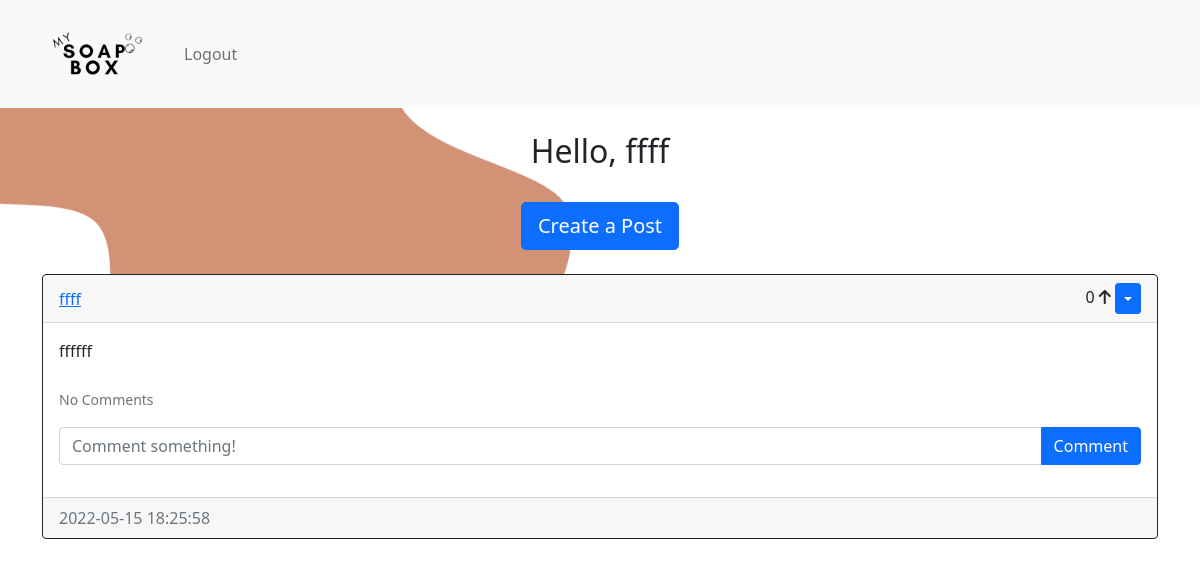
The page /home (signed in) on the database as committed earlier.
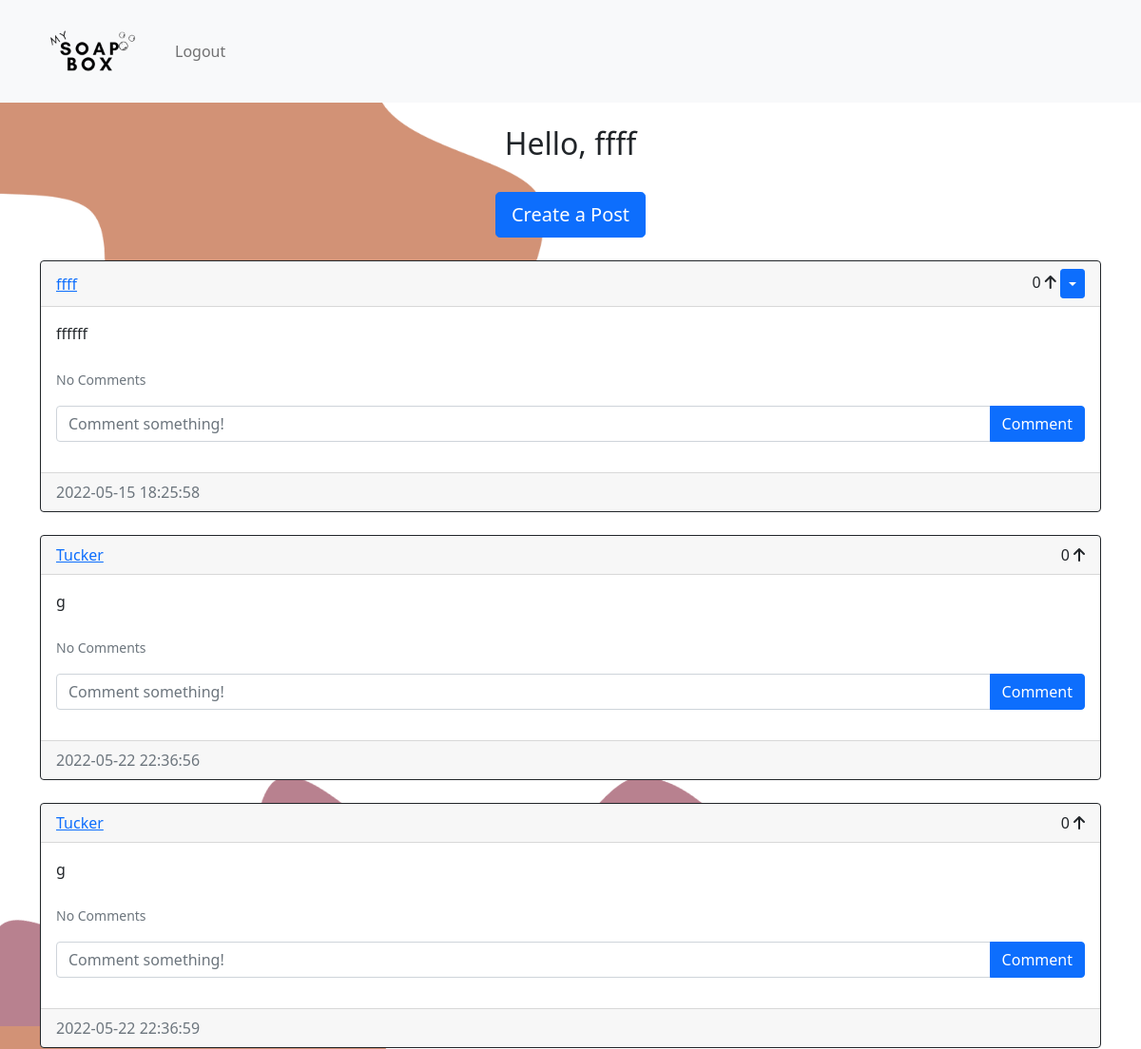
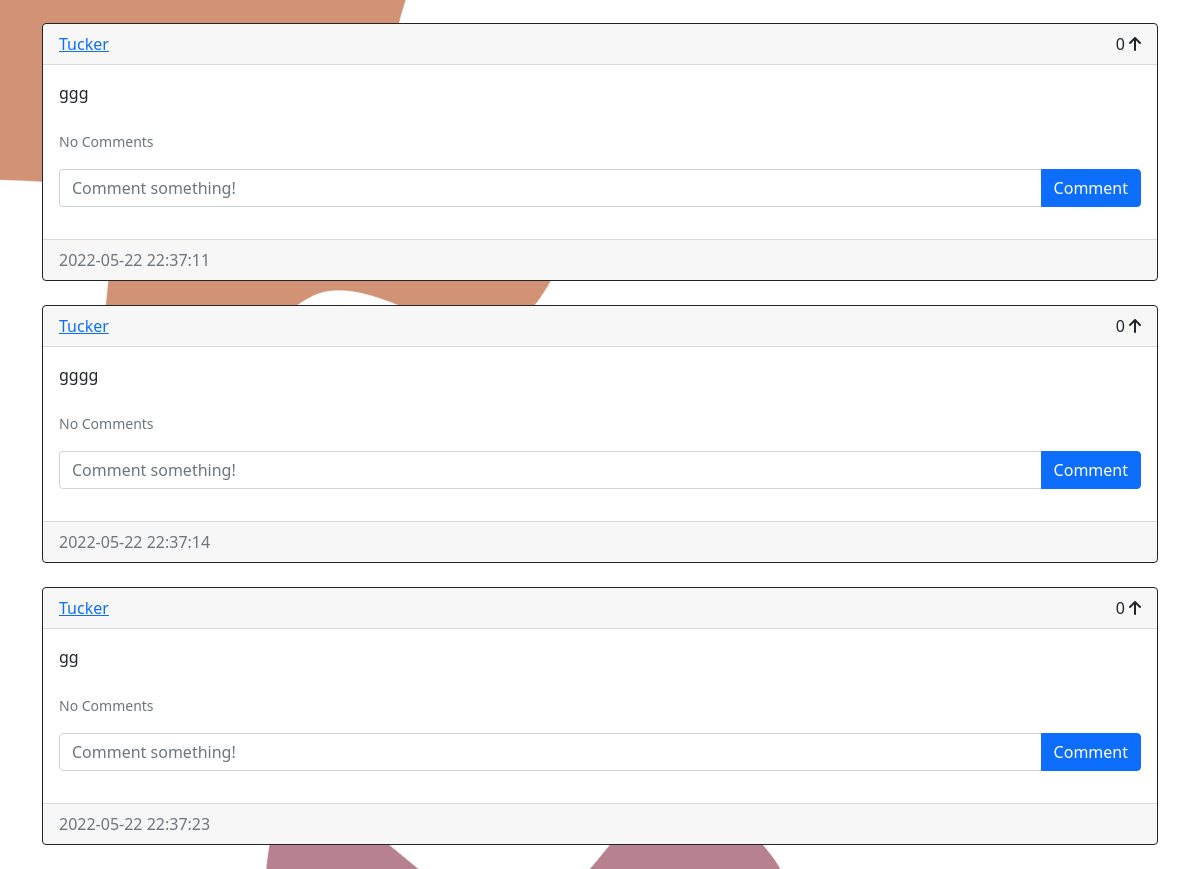
The same page on the database as committed later (2 pictures, top to bottom).
### website/models.py (models this page shows)
class User(db.Model, UserMixin):
    id = db.Column(db.Integer, primary_key=True)
    email = db.Column(db.String(150), unique=True)
    username = db.Column(db.String(150), unique=True)
    password = db.Column(db.String(150))
    date_created = db.Column(db.DateTime(timezone=True), default=func.now())
    posts = db.relationship('Post', backref='user', passive_deletes=True)
    comments = db.relationship('Comment', backref='user', passive_deletes=True)
    likes = db.relationship('Like', backref='user', passive_deletes=True)

class Post(db.Model):
    id = db.Column(db.Integer, primary_key=True)
    text = db.Column(db.Text, nullable=False)
    date_created = db.Column(db.DateTime(timezone=True), default=func.now())
    author = db.Column(db.Integer, db.ForeignKey(
        'user.id', ondelete="CASCADE"), nullable=False)
    comments = db.relationship('Comment', backref='post', passive_deletes=True)
    likes = db.relationship('Like', backref='post', passive_deletes=True)

### website/views.py (the view)
@views.route("/")
@views.route("/home")
@login_required
def home():
    posts = Post.query.all()
    return render_template("home.html", user=current_user, posts=posts)

### website/__init__.py (called while the page is built)
def create_app():
    app = Flask(__name__)
    app.config['SECRET_KEY'] = "helloworld"
    app.config['SQLALCHEMY_DATABASE_URI'] = f'sqlite:///{DB_NAME}'
    db.init_app(app)
    from .views import views
    from .auth import auth
    app.register_blueprint(views, url_prefix="/")
    app.register_blueprint(auth, url_prefix="/")
    from .models import User, Post, Comment, Like
    create_database(app)
    login_manager = LoginManager()
    login_manager.login_view = "auth.login"
    login_manager.init_app(app)
    @login_manager.user_loader
    def load_user(id):
        return User.query.get(int(id))
    return app

### website/templates/home.html
{% extends "posts_div.html" %} {% block title %}Home{% endblock %}

### website/templates/posts_div.html (shortened to what this page needs)
{% extends "base.html" %} {% block title %}Home{% endblock %} {% block content
%}
<br>
  {% block header %}
  <h2 align="center">Hello, {{user.username}}</h2>
  <br>
  <div align="center">
    <a href="/create-post"
      ><button type="button" class="btn btn-primary btn-lg">
        Create a Post
      </button></a>
  </div>
  {% endblock %}
<br>
<div id="posts">
  {% for post in posts %}
  <div class="card border-dark">
    <div class="card-header d-flex justify-content-between align-items-center">
      <a href="/posts/{{post.user.username}}">{{post.user.username}}</a>
      <div>
        <span id="likes-count-{{post.id}}">
        {{ post.likes|length }}</span>
        {% if user.id in post.likes|map(attribute="author")|list %}
        <i
          class="fas fa-arrow-up"
          id="like-button-{{post.id}}"
          onclick="like({{post.id}})"
        ></i>
        {% else %}
        <i
          class="fas fa-arrow-up"
          id="like-button-{{post.id}}"
          onclick="like({{post.id}})"
        ></i>
        {% endif %} {% if user.id == post.author %}
        <div class="btn-group">
          <button
            type="button"
            class="btn btn-sm btn-primary dropdown-toggle"
            data-bs-toggle="dropdown"
          ></button>
        </div>
        {% endif %}
      </div>
    </div>
    <div class="card-body">
      <div class="card-text">{{post.text}}</div>
      <br />
      <p class="card-text">
        {% if post.comments|length > 0 %}
        <a data-bs-toggle="collapse" href="#comments-{{post.id}}" role="button">
          <small>View {{post.comments|length}} Comments</small>
        </a>
        {% else %}
        <small class="text-muted">No Comments</small>
        {% endif %}
      </p>
      <form
        class="input-group mb-3"
        method="POST"
        action="/create-comment/{{post.id}}"
      >
        <input
          type="text"
          id="text"
          name="text"
          class="form-control"
          placeholder="Comment something!"
        />
        <button type="submit" class="btn btn-primary">Comment</button>
      </form>
    </div>
    <div class="card-footer text-muted">{{post.date_created}}</div>
  </div>
  <br/ > {% endfor %}
</div>
 {% endblock %}

### website/templates/base.html (shortened to what this page needs)
<!DOCTYPE html>
<html lang="en">
  <head>
    <link
      href="https://cdn.jsdelivr.net/npm/bootstrap@5.0.2/dist/css/bootstrap.min.css"
      rel="stylesheet"
    />
    <link rel="stylesheet" href="{{ url_for('static', filename='custom.css') }}">
  </head>
  <body>
    <nav class="navbar navbar-expand-lg navbar-light bg-light p-3">
      <div class="container-fluid">
        <div class="collapse navbar-collapse" id="navbar">
          <div class="navbar-brand">
            <a class="nav-item nav-link" href="/home"><img src="{{url_for('static', filename='logo.png')}}" height="50px" width="100px"/></a>
          </div>
          <div class='nav navbar-nav navbar-right'>
            {% if user.is_authenticated %}
            <a class="nav-item nav-link" href="/logout">Logout</a>
            {% else %}
            <a class="nav-item nav-link" href="/login">Login</a>
            <a class="nav-item nav-link" href="/sign-up">Sign Up</a>
            {% endif %}
          </div>
        </div>
      </div>
    </nav>
    <div class="container">{% block content %}{% endblock %}</div>
  </body>
</html>

### website/static/custom.css (style rules this page uses)
body { background-image: url("background.png"); }

Rows that differ between the two databases and show on the page:
added Post: user.username "Tucker", likes|length "0", text "g", date_created "2022-05-22 22:36:56"
added Post: user.username "Tucker", likes|length "0", text "g", date_created "2022-05-22 22:36:59"
added Post: user.username "Tucker", likes|length "0", text "ggg", date_created "2022-05-22 22:37:11"
added Post: user.username "Tucker", likes|length "0", text "gggg", date_created "2022-05-22 22:37:14"
added Post: user.username "Tucker", likes|length "0", text "gg", date_created "2022-05-22 22:37:23"
